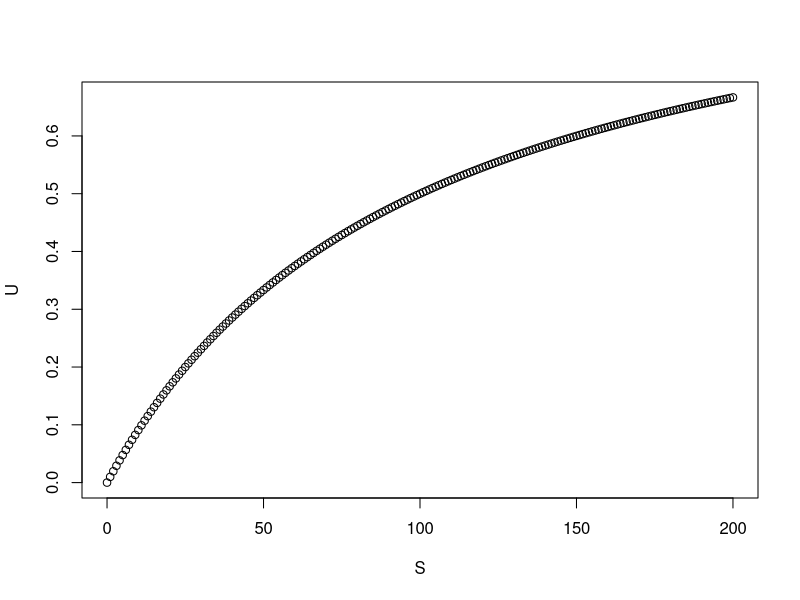
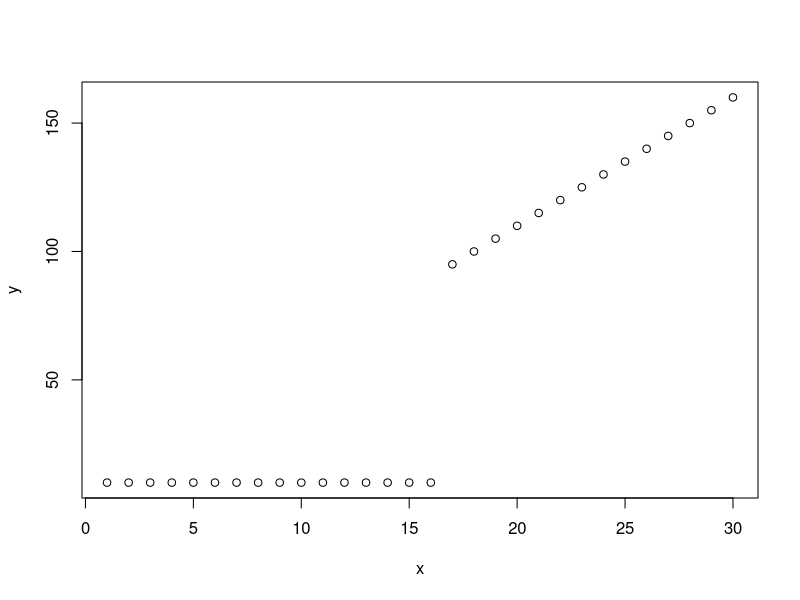
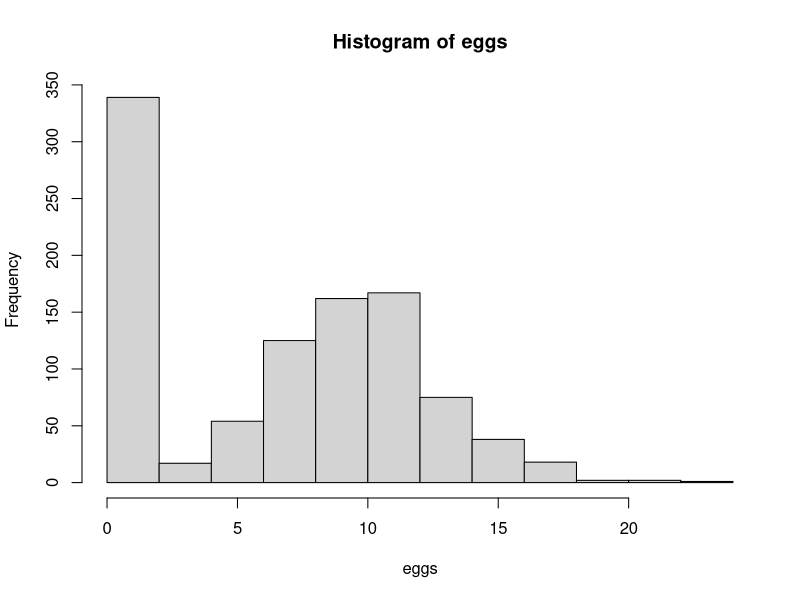

Reproduce these figures in R, in order.
## ---- chunk 1
knitr::opts_chunk$set(echo = TRUE)
## ---- chunk 2
mm_function <- function(Um, Ks, S){
 U <- Um*S/(Ks+S)
 plot(S,U)
 }
S <- seq(from = 0, to = 200, by = 1)
mm_function(Um =1, Ks = 100, S = S)
## ---- chunk 3
x <- seq(1:30)
a <- 5
b <- 10 
y <- ifelse(x >= 17, a*x+b, b)

plot(x, y)
## ---- chunk 4
my_dogs <- (c("chow", "akita", "malamute", "husky", "samoyed"))

for(i in seq_along(my_dogs)) {
  cat("i =", i, "my_dogs[i] =", my_dogs[i], "\n") 
}
## ---- chunk 5
my_bad_dogs <- NULL
for (i in seq_along(my_bad_dogs)) {
  cat("i =", i, "my_bad_dogs[i] =", my_bad_dogs[i], "\n")
}
## ---- chunk 6
zz <- 5
for( i in seq_len(zz)) { 
  cat("i =", i, "my_dogs[i] =", my_dogs[i], "\n")
  }
## ---- chunk 7
#makes 1000 random uniform values 
tester <- runif(1000)
eggs <- ifelse(tester > 0.35, rpois(n=1000, lambda=10.2), 0)
hist(eggs)
## ---- chunk 8
p_vals <- runif(1000)
z <- ifelse(p_vals <=0.025, "lower_tail", "non_significant")
z[p_vals >=0.975] <- "upper_tail"

table(z)
